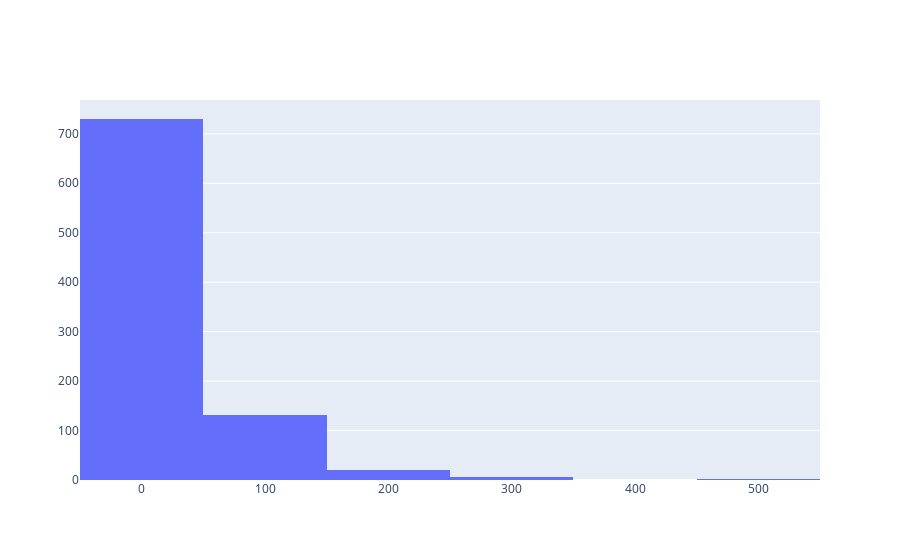

Notebook source saved alongside this figure:
### Code cell
import cufflinks as cf
import plotly.offline as pyo
import plotly.graph_objs as go
pyo.init_notebook_mode(connected=True)
cf.go_offline()
# Create trace
trace = go.Histogram(
    x=train['Fare'],
    nbinsx=10  # Optional: specify the number of bins
)

data = [trace]

# Plot the data
pyo.iplot(data, filename='histogram-plot')
# train['Fare']
# train['Fare'].iplot(kind='hist',bins=30, title='Fare', xTitle='Value', yTitle='Count',colors=['rgb(31, 119, 180)'])

### Figure 1 — Plotly figure (JSON) as saved in the notebook; plotly's stock layout.template omitted (floating-point values rounded to 4 significant figures; data arrays with more than 128 entries replaced by an {"elided": "..."} marker saying what was removed)
{"data": [{"nbinsx": 10, "type": "histogram", "x": {"elided": "891 float values"}}], "layout": {"autosize": true, "xaxis": {"autorange": true, "range": [-50, 550], "type": "linear"}, "yaxis": {"autorange": true, "range": [0, 768.4]}}}
